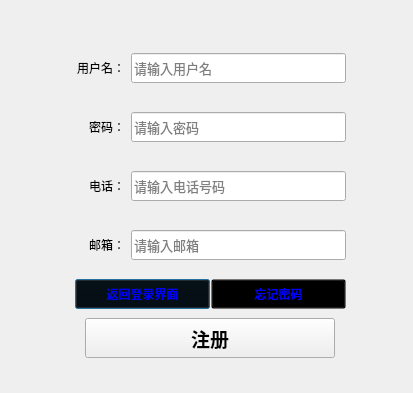
<?xml version="1.0" encoding="UTF-8"?>
<ui version="4.0">
 <class>RegistWindow</class>
 <widget class="QDialog" name="RegistWindow">
  <property name="geometry">
   <rect>
    <x>0</x>
    <y>0</y>
    <width>413</width>
    <height>393</height>
   </rect>
  </property>
  <property name="windowTitle">
   <string>注册</string>
  </property>
  <property name="windowIcon">
   <iconset>
    <normaloff>icon.png</normaloff>icon.png</iconset>
  </property>
  <widget class="QWidget" name="verticalLayoutWidget">
   <property name="geometry">
    <rect>
     <x>70</x>
     <y>40</y>
     <width>281</width>
     <height>321</height>
    </rect>
   </property>
   <layout class="QVBoxLayout" name="verticalLayout" stretch="4,4,4,4,2,4">
    <property name="spacing">
     <number>6</number>
    </property>
    <property name="sizeConstraint">
     <enum>QLayout::SetDefaultConstraint</enum>
    </property>
    <property name="leftMargin">
     <number>5</number>
    </property>
    <property name="rightMargin">
     <number>5</number>
    </property>
    <item>
     <layout class="QHBoxLayout" name="horizontalLayout">
      <property name="topMargin">
       <number>10</number>
      </property>
      <property name="bottomMargin">
       <number>10</number>
      </property>
      <item>
       <widget class="QLabel" name="username_label">
        <property name="enabled">
         <bool>true</bool>
        </property>
        <property name="minimumSize">
         <size>
          <width>50</width>
          <height>0</height>
         </size>
        </property>
        <property name="maximumSize">
         <size>
          <width>16777215</width>
          <height>40</height>
         </size>
        </property>
        <property name="styleSheet">
         <string notr="true"/>
        </property>
        <property name="text">
         <string>用户名：</string>
        </property>
        <property name="alignment">
         <set>Qt::AlignRight|Qt::AlignTrailing|Qt::AlignVCenter</set>
        </property>
       </widget>
      </item>
      <item>
       <widget class="QLineEdit" name="username_text">
        <property name="maximumSize">
         <size>
          <width>16777215</width>
          <height>30</height>
         </size>
        </property>
        <property name="font">
         <font>
          <family>Times New Roman</family>
          <pointsize>10</pointsize>
         </font>
        </property>
        <property name="placeholderText">
         <string>请输入用户名</string>
        </property>
       </widget>
      </item>
     </layout>
    </item>
    <item>
     <layout class="QHBoxLayout" name="horizontalLayout_4">
      <property name="sizeConstraint">
       <enum>QLayout::SetMinimumSize</enum>
      </property>
      <property name="topMargin">
       <number>10</number>
      </property>
      <property name="bottomMargin">
       <number>10</number>
      </property>
      <item>
       <widget class="QLabel" name="password_label">
        <property name="minimumSize">
         <size>
          <width>50</width>
          <height>0</height>
         </size>
        </property>
        <property name="maximumSize">
         <size>
          <width>16777215</width>
          <height>40</height>
         </size>
        </property>
        <property name="text">
         <string>密码：</string>
        </property>
        <property name="alignment">
         <set>Qt::AlignRight|Qt::AlignTrailing|Qt::AlignVCenter</set>
        </property>
       </widget>
      </item>
      <item>
       <widget class="QLineEdit" name="password_text">
        <property name="maximumSize">
         <size>
          <width>16777215</width>
          <height>30</height>
         </size>
        </property>
        <property name="font">
         <font>
          <family>Times New Roman</family>
          <pointsize>10</pointsize>
         </font>
        </property>
        <property name="inputMethodHints">
         <set>Qt::ImhHiddenText|Qt::ImhNoAutoUppercase|Qt::ImhNoPredictiveText|Qt::ImhSensitiveData</set>
        </property>
        <property name="inputMask">
         <string/>
        </property>
        <property name="echoMode">
         <enum>QLineEdit::Password</enum>
        </property>
        <property name="placeholderText">
         <string>请输入密码</string>
        </property>
        <property name="cursorMoveStyle">
         <enum>Qt::VisualMoveStyle</enum>
        </property>
       </widget>
      </item>
     </layout>
    </item>
    <item>
     <layout class="QHBoxLayout" name="horizontalLayout_5">
      <property name="sizeConstraint">
       <enum>QLayout::SetMinimumSize</enum>
      </property>
      <property name="topMargin">
       <number>10</number>
      </property>
      <property name="bottomMargin">
       <number>10</number>
      </property>
      <item>
       <widget class="QLabel" name="phone_label">
        <property name="minimumSize">
         <size>
          <width>50</width>
          <height>0</height>
         </size>
        </property>
        <property name="maximumSize">
         <size>
          <width>16777215</width>
          <height>40</height>
         </size>
        </property>
        <property name="text">
         <string>电话：</string>
        </property>
        <property name="alignment">
         <set>Qt::AlignRight|Qt::AlignTrailing|Qt::AlignVCenter</set>
        </property>
       </widget>
      </item>
      <item>
       <widget class="QLineEdit" name="phone_text">
        <property name="maximumSize">
         <size>
          <width>16777215</width>
          <height>30</height>
         </size>
        </property>
        <property name="font">
         <font>
          <family>Times New Roman</family>
          <pointsize>10</pointsize>
         </font>
        </property>
        <property name="inputMethodHints">
         <set>Qt::ImhNone</set>
        </property>
        <property name="inputMask">
         <string/>
        </property>
        <property name="echoMode">
         <enum>QLineEdit::Normal</enum>
        </property>
        <property name="placeholderText">
         <string>请输入电话号码</string>
        </property>
        <property name="cursorMoveStyle">
         <enum>Qt::VisualMoveStyle</enum>
        </property>
       </widget>
      </item>
     </layout>
    </item>
    <item>
     <layout class="QHBoxLayout" name="horizontalLayout_8">
      <property name="sizeConstraint">
       <enum>QLayout::SetMinimumSize</enum>
      </property>
      <property name="topMargin">
       <number>10</number>
      </property>
      <property name="bottomMargin">
       <number>10</number>
      </property>
      <item>
       <widget class="QLabel" name="email_label">
        <property name="minimumSize">
         <size>
          <width>50</width>
          <height>0</height>
         </size>
        </property>
        <property name="maximumSize">
         <size>
          <width>16777215</width>
          <height>40</height>
         </size>
        </property>
        <property name="text">
         <string>邮箱：</string>
        </property>
        <property name="alignment">
         <set>Qt::AlignRight|Qt::AlignTrailing|Qt::AlignVCenter</set>
        </property>
       </widget>
      </item>
      <item>
       <widget class="QLineEdit" name="email_text">
        <property name="maximumSize">
         <size>
          <width>16777215</width>
          <height>30</height>
         </size>
        </property>
        <property name="font">
         <font>
          <family>Times New Roman</family>
          <pointsize>10</pointsize>
         </font>
        </property>
        <property name="inputMethodHints">
         <set>Qt::ImhNone</set>
        </property>
        <property name="inputMask">
         <string/>
        </property>
        <property name="echoMode">
         <enum>QLineEdit::Normal</enum>
        </property>
        <property name="placeholderText">
         <string>请输入邮箱</string>
        </property>
        <property name="cursorMoveStyle">
         <enum>Qt::VisualMoveStyle</enum>
        </property>
       </widget>
      </item>
     </layout>
    </item>
    <item>
     <layout class="QHBoxLayout" name="horizontalLayout_6" stretch="0,0">
      <property name="spacing">
       <number>1</number>
      </property>
      <item>
       <widget class="QPushButton" name="return_login_btn">
        <property name="maximumSize">
         <size>
          <width>200</width>
          <height>30</height>
         </size>
        </property>
        <property name="font">
         <font>
          <family>Algerian</family>
         </font>
        </property>
        <property name="cursor">
         <cursorShape>PointingHandCursor</cursorShape>
        </property>
        <property name="styleSheet">
         <string notr="true">background:transparent;
color:blue;</string>
        </property>
        <property name="text">
         <string>返回登录界面</string>
        </property>
       </widget>
      </item>
      <item>
       <widget class="QPushButton" name="forget_btn">
        <property name="maximumSize">
         <size>
          <width>200</width>
          <height>30</height>
         </size>
        </property>
        <property name="font">
         <font>
          <family>Algerian</family>
         </font>
        </property>
        <property name="cursor">
         <cursorShape>PointingHandCursor</cursorShape>
        </property>
        <property name="styleSheet">
         <string notr="true">background:transparent;
color:blue;</string>
        </property>
        <property name="text">
         <string>忘记密码</string>
        </property>
       </widget>
      </item>
     </layout>
    </item>
    <item>
     <layout class="QHBoxLayout" name="horizontalLayout_7">
      <item>
       <widget class="QPushButton" name="regist_submit_btn">
        <property name="minimumSize">
         <size>
          <width>250</width>
          <height>0</height>
         </size>
        </property>
        <property name="maximumSize">
         <size>
          <width>250</width>
          <height>40</height>
         </size>
        </property>
        <property name="font">
         <font>
          <pointsize>14</pointsize>
          <weight>75</weight>
          <bold>true</bold>
         </font>
        </property>
        <property name="cursor">
         <cursorShape>PointingHandCursor</cursorShape>
        </property>
        <property name="layoutDirection">
         <enum>Qt::LeftToRight</enum>
        </property>
        <property name="styleSheet">
         <string notr="true">color:white;
border:2px;
border-radius:10px;
padding:4px 4px;
font-size:14pt;
font-weight:bold;
background:qlineargradient(x1:0, y1:0, x2:1, y2:0,stop:0 #497BF0,stop:1 #1FB6F6);
hover {
    background-color: qlineargradient(x1:0, y1:0, x2:1, y2:1, stop:0 #60a3f7, stop:1 #3b78e6);
}</string>
        </property>
        <property name="text">
         <string>注册</string>
        </property>
       </widget>
      </item>
     </layout>
    </item>
   </layout>
  </widget>
 </widget>
 <resources/>
 <connections/>
</ui>
